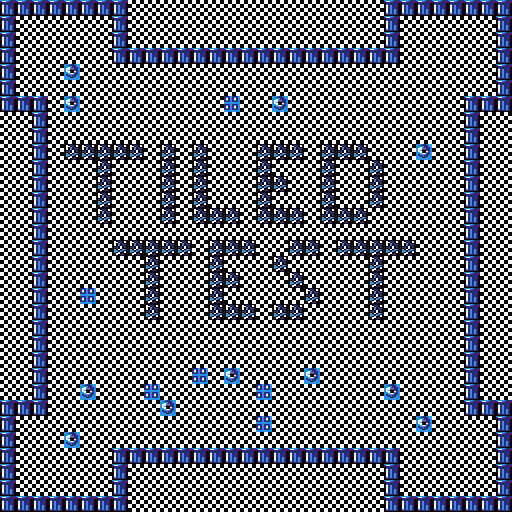

The image is a tile-based game level rendered from a .tmx file. Its description and complete source (layers, tilesets, objects, tile grids) follow:
An orthogonal 32x32 tile map with 16x16 px tiles, 1 tile layer (Tile Layer 1).

<map version="1.10" tiledversion="git" orientation="orthogonal" renderorder="right-down" width="32" height="32" tilewidth="16" tileheight="16" infinite="0" nextlayerid="2" nextobjectid="1">
 <tileset firstgid="1" source="test.tsx" />
 <layer id="1" name="Tile Layer 1" width="32" height="32">
  <data encoding="csv">
3,3,3,3,3,3,3,3,1,1,1,1,1,1,1,1,1,1,1,1,1,1,1,1,3,3,3,3,3,3,3,3,
3,1,1,1,1,1,1,3,1,1,1,1,1,1,1,1,1,1,1,1,1,1,1,1,3,1,1,1,1,1,1,3,
3,1,1,1,1,1,1,3,1,1,1,1,1,1,1,1,1,1,1,1,1,1,1,1,3,1,1,1,1,1,1,3,
3,1,1,1,1,1,1,3,3,3,3,3,3,3,3,3,3,3,3,3,3,3,3,3,3,1,1,1,1,1,1,3,
3,1,1,1,5,1,1,1,1,1,1,1,1,1,1,1,1,1,1,1,1,1,1,1,1,1,1,1,1,1,1,3,
3,1,1,1,1,1,1,1,1,1,1,1,1,1,1,1,1,1,1,1,1,1,1,1,1,1,1,1,1,1,1,3,
3,3,3,1,5,1,1,1,1,1,1,1,1,1,4,1,1,5,1,1,1,1,1,1,1,1,1,1,1,3,3,3,
1,1,3,1,1,1,1,1,1,1,1,1,1,1,1,1,1,1,1,1,1,1,1,1,1,1,1,1,1,3,1,1,
1,1,3,1,1,1,1,1,1,1,1,1,1,1,1,1,1,1,1,1,1,1,1,1,1,1,1,1,1,3,1,1,
1,1,3,1,2,2,2,2,2,1,2,1,2,1,1,1,2,2,2,1,2,2,2,1,1,1,5,1,1,3,1,1,
1,1,3,1,1,1,2,1,1,1,2,1,2,1,1,1,2,1,1,1,2,1,1,2,1,1,1,1,1,3,1,1,
1,1,3,1,1,1,2,1,1,1,2,1,2,1,1,1,2,2,1,1,2,1,1,2,1,1,1,1,1,3,1,1,
1,1,3,1,1,1,2,1,1,1,2,1,2,1,1,1,2,1,1,1,2,1,1,2,1,1,1,1,1,3,1,1,
1,1,3,1,1,1,2,1,1,1,2,1,2,2,2,1,2,2,2,1,2,2,2,1,1,1,1,1,1,3,1,1,
1,1,3,1,1,1,1,1,1,1,1,1,1,1,1,1,1,1,1,1,1,1,1,1,1,1,1,1,1,3,1,1,
1,1,3,1,1,1,1,2,2,2,2,2,1,2,2,2,1,1,2,2,1,2,2,2,2,2,1,1,1,3,1,1,
1,1,3,1,1,1,1,1,1,2,1,1,1,2,1,1,1,2,1,1,1,1,1,2,1,1,1,1,1,3,1,1,
1,1,3,1,1,1,1,1,1,2,1,1,1,2,2,1,1,1,2,1,1,1,1,2,1,1,1,1,1,3,1,1,
1,1,3,1,1,4,1,1,1,2,1,1,1,2,1,1,1,1,1,2,1,1,1,2,1,1,1,1,1,3,1,1,
1,1,3,1,1,1,1,1,1,2,1,1,1,2,2,2,1,2,2,1,1,1,1,2,1,1,1,1,1,3,1,1,
1,1,3,1,1,1,1,1,1,1,1,1,1,1,1,1,1,1,1,1,1,1,1,1,1,1,1,1,1,3,1,1,
1,1,3,1,1,1,1,1,1,1,1,1,1,1,1,1,1,1,1,1,1,1,1,1,1,1,1,1,1,3,1,1,
1,1,3,1,1,1,1,1,1,1,1,1,1,1,1,1,1,1,1,1,1,1,1,1,1,1,1,1,1,3,1,1,
1,1,3,1,1,1,1,1,1,1,1,1,4,1,5,1,1,1,1,5,1,1,1,1,1,1,1,1,1,3,1,1,
1,1,3,1,1,5,1,1,1,4,1,1,1,1,1,1,4,1,1,1,1,1,1,1,5,1,1,1,1,3,1,1,
3,3,3,1,1,1,1,1,1,1,5,1,1,1,1,1,1,1,1,1,1,1,1,1,1,1,1,1,1,3,3,3,
3,1,1,1,1,1,1,1,1,1,1,1,1,1,1,1,4,1,1,1,1,1,1,1,1,1,5,1,1,1,1,3,
3,1,1,1,5,1,1,1,1,1,1,1,1,1,1,1,1,1,1,1,1,1,1,1,1,1,1,1,1,1,1,3,
3,1,1,1,1,1,1,3,3,3,3,3,3,3,3,3,3,3,3,3,3,3,3,3,3,1,1,1,1,1,1,3,
3,1,1,1,1,1,1,3,1,1,1,1,1,1,1,1,1,1,1,1,1,1,1,1,3,1,1,1,1,1,1,3,
3,1,1,1,1,1,1,3,1,1,1,1,1,1,1,1,1,1,1,1,1,1,1,1,3,1,1,1,1,1,1,3,
3,3,3,3,3,3,3,3,1,1,1,1,1,1,1,1,1,1,1,1,1,1,1,1,3,3,3,3,3,3,3,3
</data>
 </layer>
</map>
